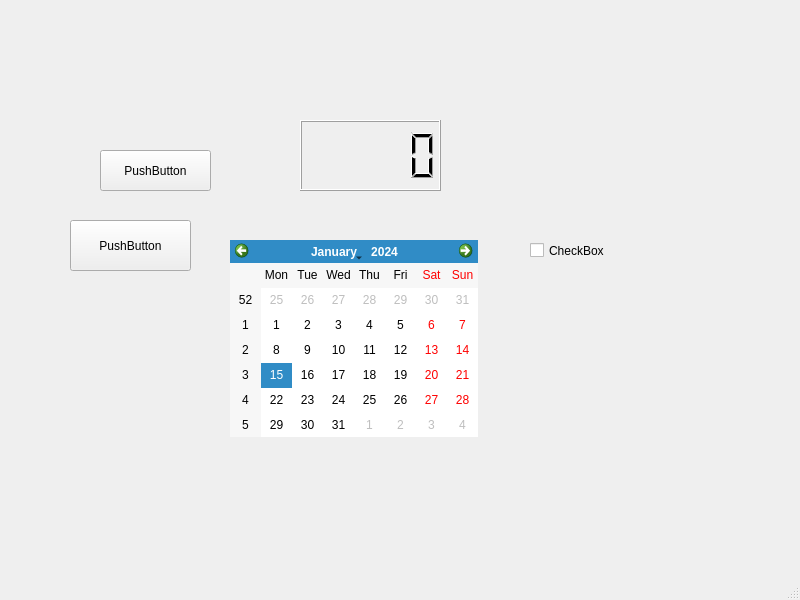
<?xml version="1.0" encoding="UTF-8"?>
<ui version="4.0">
 <class>MainWindow</class>
 <widget class="QMainWindow" name="MainWindow">
  <property name="geometry">
   <rect>
    <x>0</x>
    <y>0</y>
    <width>800</width>
    <height>600</height>
   </rect>
  </property>
  <property name="windowTitle">
   <string>MainWindow</string>
  </property>
  <widget class="QWidget" name="centralwidget">
   <widget class="QPushButton" name="pushButton">
    <property name="geometry">
     <rect>
      <x>100</x>
      <y>150</y>
      <width>111</width>
      <height>41</height>
     </rect>
    </property>
    <property name="text">
     <string>PushButton</string>
    </property>
   </widget>
   <widget class="QCalendarWidget" name="calendarWidget">
    <property name="geometry">
     <rect>
      <x>230</x>
      <y>240</y>
      <width>248</width>
      <height>197</height>
     </rect>
    </property>
   </widget>
   <widget class="QLCDNumber" name="lcdNumber">
    <property name="geometry">
     <rect>
      <x>300</x>
      <y>120</y>
      <width>141</width>
      <height>71</height>
     </rect>
    </property>
   </widget>
   <widget class="QPushButton" name="pushButton_2">
    <property name="geometry">
     <rect>
      <x>70</x>
      <y>220</y>
      <width>121</width>
      <height>51</height>
     </rect>
    </property>
    <property name="text">
     <string>PushButton</string>
    </property>
   </widget>
   <widget class="QCheckBox" name="checkBox">
    <property name="geometry">
     <rect>
      <x>530</x>
      <y>220</y>
      <width>151</width>
      <height>61</height>
     </rect>
    </property>
    <property name="text">
     <string>CheckBox</string>
    </property>
   </widget>
  </widget>
  <widget class="QMenuBar" name="menubar">
   <property name="geometry">
    <rect>
     <x>0</x>
     <y>0</y>
     <width>800</width>
     <height>23</height>
    </rect>
   </property>
  </widget>
  <widget class="QStatusBar" name="statusbar"/>
 </widget>
 <resources/>
 <connections/>
</ui>
